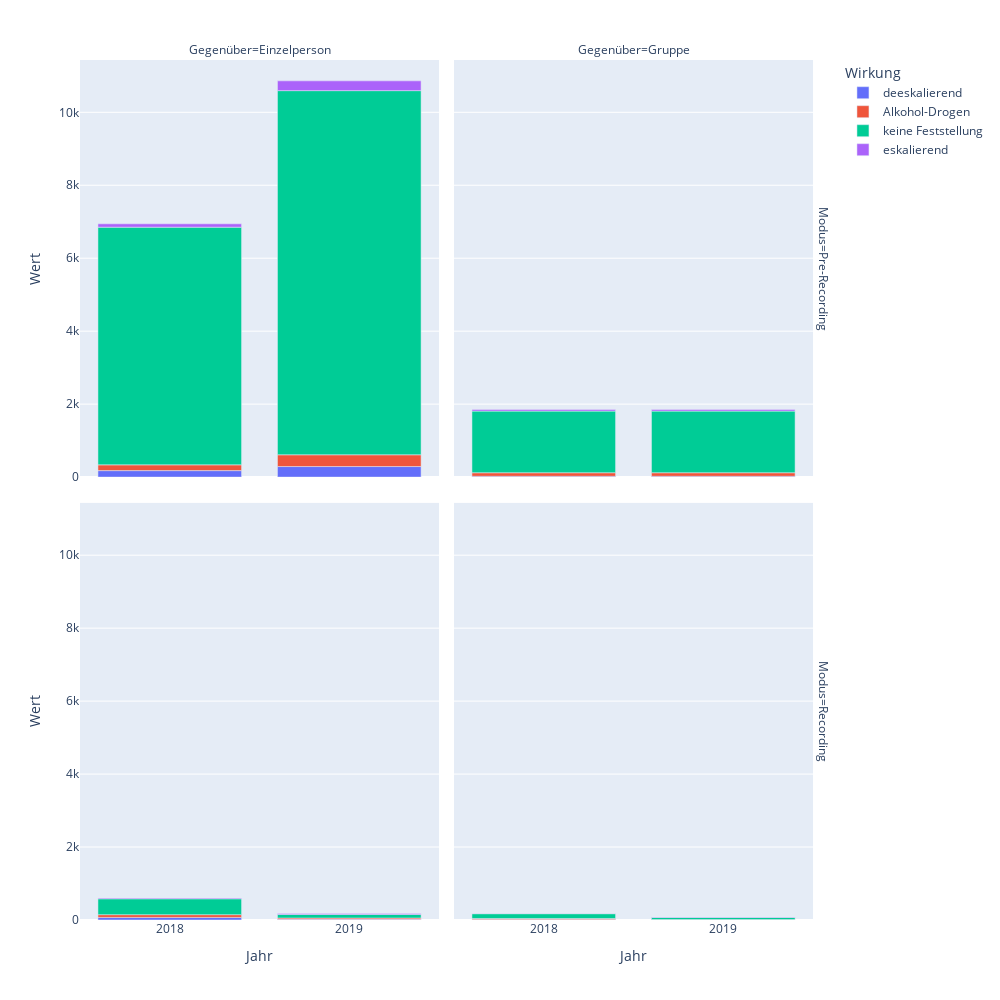

Write notebook code for a chart like this one.
### Code cell
fig = px.bar(df,
                 x = "Jahr",
                 y = "Wert",
                 color = "Wirkung",
                 facet_col = "Gegenüber",
                 facet_row = "Modus").\
    update_layout(width=1000,
                  height=1000).\
    update_traces()
fig

### Figure 1 — Plotly figure (JSON) as saved in the notebook; plotly's stock layout.template omitted (floating-point values rounded to 4 significant figures)
{"data": [{"alignmentgroup": "True", "hovertemplate": "Wirkung=deeskalierend<br>Modus=Pre-Recording<br>Gegenüber=Einzelperson<br>Jahr=%{x}<br>Wert=%{y}<extra></extra>", "legendgroup": "deeskalierend", "marker": {"color": "#636efa", "pattern": {"shape": ""}}, "name": "deeskalierend", "offsetgroup": "deeskalierend", "orientation": "v", "showlegend": true, "textposition": "auto", "type": "bar", "x": ["2018", "2019"], "xaxis": "x3", "y": [178, 289], "yaxis": "y3"}, {"alignmentgroup": "True", "hovertemplate": "Wirkung=deeskalierend<br>Modus=Pre-Recording<br>Gegenüber=Gruppe<br>Jahr=%{x}<br>Wert=%{y}<extra></extra>", "legendgroup": "deeskalierend", "marker": {"color": "#636efa", "pattern": {"shape": ""}}, "name": "deeskalierend", "offsetgroup": "deeskalierend", "orientation": "v", "showlegend": false, "textposition": "auto", "type": "bar", "x": ["2018", "2019"], "xaxis": "x4", "y": [23, 23], "yaxis": "y4"}, {"alignmentgroup": "True", "hovertemplate": "Wirkung=deeskalierend<br>Modus=Recording<br>Gegenüber=Einzelperson<br>Jahr=%{x}<br>Wert=%{y}<extra></extra>", "legendgroup": "deeskalierend", "marker": {"color": "#636efa", "pattern": {"shape": ""}}, "name": "deeskalierend", "offsetgroup": "deeskalierend", "orientation": "v", "showlegend": false, "textposition": "auto", "type": "bar", "x": ["2018", "2019"], "xaxis": "x", "y": [71, 18], "yaxis": "y"}, {"alignmentgroup": "True", "hovertemplate": "Wirkung=deeskalierend<br>Modus=Recording<br>Gegenüber=Gruppe<br>Jahr=%{x}<br>Wert=%{y}<extra></extra>", "legendgroup": "deeskalierend", "marker": {"color": "#636efa", "pattern": {"shape": ""}}, "name": "deeskalierend", "offsetgroup": "deeskalierend", "orientation": "v", "showlegend": false, "textposition": "auto", "type": "bar", "x": ["2018", "2019"], "xaxis": "x2", "y": [15, 4], "yaxis": "y2"}, {"alignmentgroup": "True", "hovertemplate": "Wirkung=Alkohol-Drogen<br>Modus=Pre-Recording<br>Gegenüber=Einzelperson<br>Jahr=%{x}<br>Wert=%{y}<extra></extra>", "legendgroup": "Alkohol-Drogen", "marker": {"color": "#EF553B", "pattern": {"shape": ""}}, "name": "Alkohol-Drogen", "offsetgroup": "Alkohol-Drogen", "orientation": "v", "showlegend": true, "textposition": "auto", "type": "bar", "x": ["2018", "2019"], "xaxis": "x3", "y": [158, 323], "yaxis": "y3"}, {"alignmentgroup": "True", "hovertemplate": "Wirkung=Alkohol-Drogen<br>Modus=Pre-Recording<br>Gegenüber=Gruppe<br>Jahr=%{x}<br>Wert=%{y}<extra></extra>", "legendgroup": "Alkohol-Drogen", "marker": {"color": "#EF553B", "pattern": {"shape": ""}}, "name": "Alkohol-Drogen", "offsetgroup": "Alkohol-Drogen", "orientation": "v", "showlegend": false, "textposition": "auto", "type": "bar", "x": ["2018", "2019"], "xaxis": "x4", "y": [97, 97], "yaxis": "y4"}, {"alignmentgroup": "True", "hovertemplate": "Wirkung=Alkohol-Drogen<br>Modus=Recording<br>Gegenüber=Einzelperson<br>Jahr=%{x}<br>Wert=%{y}<extra></extra>", "legendgroup": "Alkohol-Drogen", "marker": {"color": "#EF553B", "pattern": {"shape": ""}}, "name": "Alkohol-Drogen", "offsetgroup": "Alkohol-Drogen", "orientation": "v", "showlegend": false, "textposition": "auto", "type": "bar", "x": ["2018", "2019"], "xaxis": "x", "y": [75, 37], "yaxis": "y"}, {"alignmentgroup": "True", "hovertemplate": "Wirkung=Alkohol-Drogen<br>Modus=Recording<br>Gegenüber=Gruppe<br>Jahr=%{x}<br>Wert=%{y}<extra></extra>", "legendgroup": "Alkohol-Drogen", "marker": {"color": "#EF553B", "pattern": {"shape": ""}}, "name": "Alkohol-Drogen", "offsetgroup": "Alkohol-Drogen", "orientation": "v", "showlegend": false, "textposition": "auto", "type": "bar", "x": ["2018", "2019"], "xaxis": "x2", "y": [27, 10], "yaxis": "y2"}, {"alignmentgroup": "True", "hovertemplate": "Wirkung=keine Feststellung<br>Modus=Pre-Recording<br>Gegenüber=Einzelperson<br>Jahr=%{x}<br>Wert=%{y}<extra></extra>", "legendgroup": "keine Feststellung", "marker": {"color": "#00cc96", "pattern": {"shape": ""}}, "name": "keine Feststellung", "offsetgroup": "keine Feststellung", "orientation": "v", "showlegend": true, "textposition": "auto", "type": "bar", "visible": true, "x": ["2018", "2019"], "xaxis": "x3", "y": [6515, 9982], "yaxis": "y3"}, {"alignmentgroup": "True", "hovertemplate": "Wirkung=keine Feststellung<br>Modus=Pre-Recording<br>Gegenüber=Gruppe<br>Jahr=%{x}<br>Wert=%{y}<extra></extra>", "legendgroup": "keine Feststellung", "marker": {"color": "#00cc96", "pattern": {"shape": ""}}, "name": "keine Feststellung", "offsetgroup": "keine Feststellung", "orientation": "v", "showlegend": false, "textposition": "auto", "type": "bar", "visible": true, "x": ["2018", "2019"], "xaxis": "x4", "y": [1689, 1689], "yaxis": "y4"}, {"alignmentgroup": "True", "hovertemplate": "Wirkung=keine Feststellung<br>Modus=Recording<br>Gegenüber=Einzelperson<br>Jahr=%{x}<br>Wert=%{y}<extra></extra>", "legendgroup": "keine Feststellung", "marker": {"color": "#00cc96", "pattern": {"shape": ""}}, "name": "keine Feststellung", "offsetgroup": "keine Feststellung", "orientation": "v", "showlegend": false, "textposition": "auto", "type": "bar", "visible": true, "x": ["2018", "2019"], "xaxis": "x", "y": [436, 99], "yaxis": "y"}, {"alignmentgroup": "True", "hovertemplate": "Wirkung=keine Feststellung<br>Modus=Recording<br>Gegenüber=Gruppe<br>Jahr=%{x}<br>Wert=%{y}<extra></extra>", "legendgroup": "keine Feststellung", "marker": {"color": "#00cc96", "pattern": {"shape": ""}}, "name": "keine Feststellung", "offsetgroup": "keine Feststellung", "orientation": "v", "showlegend": false, "textposition": "auto", "type": "bar", "visible": true, "x": ["2018", "2019"], "xaxis": "x2", "y": [131, 57], "yaxis": "y2"}, {"alignmentgroup": "True", "hovertemplate": "Wirkung=eskalierend<br>Modus=Pre-Recording<br>Gegenüber=Einzelperson<br>Jahr=%{x}<br>Wert=%{y}<extra></extra>", "legendgroup": "eskalierend", "marker": {"color": "#ab63fa", "pattern": {"shape": ""}}, "name": "eskalierend", "offsetgroup": "eskalierend", "orientation": "v", "showlegend": true, "textposition": "auto", "type": "bar", "x": ["2018", "2019"], "xaxis": "x3", "y": [92, 268], "yaxis": "y3"}, {"alignmentgroup": "True", "hovertemplate": "Wirkung=eskalierend<br>Modus=Pre-Recording<br>Gegenüber=Gruppe<br>Jahr=%{x}<br>Wert=%{y}<extra></extra>", "legendgroup": "eskalierend", "marker": {"color": "#ab63fa", "pattern": {"shape": ""}}, "name": "eskalierend", "offsetgroup": "eskalierend", "orientation": "v", "showlegend": false, "textposition": "auto", "type": "bar", "x": ["2018", "2019"], "xaxis": "x4", "y": [43, 43], "yaxis": "y4"}, {"alignmentgroup": "True", "hovertemplate": "Wirkung=eskalierend<br>Modus=Recording<br>Gegenüber=Einzelperson<br>Jahr=%{x}<br>Wert=%{y}<extra></extra>", "legendgroup": "eskalierend", "marker": {"color": "#ab63fa", "pattern": {"shape": ""}}, "name": "eskalierend", "offsetgroup": "eskalierend", "orientation": "v", "showlegend": false, "textposition": "auto", "type": "bar", "x": ["2018", "2019"], "xaxis": "x", "y": [24, 25], "yaxis": "y"}, {"alignmentgroup": "True", "hovertemplate": "Wirkung=eskalierend<br>Modus=Recording<br>Gegenüber=Gruppe<br>Jahr=%{x}<br>Wert=%{y}<extra></extra>", "legendgroup": "eskalierend", "marker": {"color": "#ab63fa", "pattern": {"shape": ""}}, "name": "eskalierend", "offsetgroup": "eskalierend", "orientation": "v", "showlegend": false, "textposition": "auto", "type": "bar", "x": ["2018", "2019"], "xaxis": "x2", "y": [7, 10], "yaxis": "y2"}], "layout": {"annotations": [{"font": {}, "showarrow": false, "text": "Gegenüber=Einzelperson", "x": 0.24, "xanchor": "center", "xref": "paper", "y": 1, "yanchor": "bottom", "yref": "paper"}, {"font": {}, "showarrow": false, "text": "Gegenüber=Gruppe", "x": 0.74, "xanchor": "center", "xref": "paper", "y": 1, "yanchor": "bottom", "yref": "paper"}, {"font": {}, "showarrow": false, "text": "Modus=Recording", "textangle": 90, "x": 0.98, "xanchor": "left", "xref": "paper", "y": 0.2425, "yanchor": "middle", "yref": "paper"}, {"font": {}, "showarrow": false, "text": "Modus=Pre-Recording", "textangle": 90, "x": 0.98, "xanchor": "left", "xref": "paper", "y": 0.7575, "yanchor": "middle", "yref": "paper"}], "barmode": "relative", "height": 1000, "legend": {"title": {"text": "Wirkung"}, "tracegroupgap": 0}, "margin": {"t": 60}, "width": 1000, "xaxis": {"anchor": "y", "autorange": true, "domain": [0, 0.48], "range": [-0.5, 1.5], "title": {"text": "Jahr"}, "type": "category"}, "xaxis2": {"anchor": "y2", "autorange": true, "domain": [0.5, 0.98], "matches": "x", "range": [-0.5, 1.5], "title": {"text": "Jahr"}, "type": "category"}, "xaxis3": {"anchor": "y3", "autorange": true, "domain": [0, 0.48], "matches": "x", "range": [-0.5, 1.5], "showticklabels": false, "type": "category"}, "xaxis4": {"anchor": "y4", "autorange": true, "domain": [0.5, 0.98], "matches": "x", "range": [-0.5, 1.5], "showticklabels": false, "type": "category"}, "yaxis": {"anchor": "x", "autorange": true, "domain": [0, 0.485], "range": [0, 11430.0], "title": {"text": "Wert"}, "type": "linear"}, "yaxis2": {"anchor": "x2", "autorange": true, "domain": [0, 0.485], "matches": "y", "range": [0, 11430.0], "showticklabels": false, "type": "linear"}, "yaxis3": {"anchor": "x3", "autorange": true, "domain": [0.515, 1], "matches": "y", "range": [0, 11430.0], "title": {"text": "Wert"}, "type": "linear"}, "yaxis4": {"anchor": "x4", "autorange": true, "domain": [0.515, 1], "matches": "y", "range": [0, 11430.0], "showticklabels": false, "type": "linear"}}}
